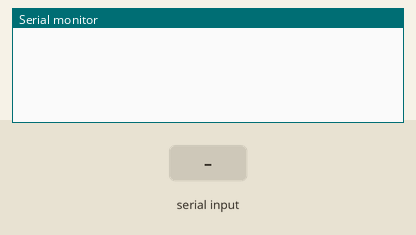
This sketch was run on a simulated Arduino Uno, built with avr-gcc and run on an emulated ATmega328P. Shown: the last lines printed to the serial monitor. The test bench sets the inputs (shaded band).

Above: at 1.2 s.
1.3 s: "list\n" received over Serial
At 2.5 s:
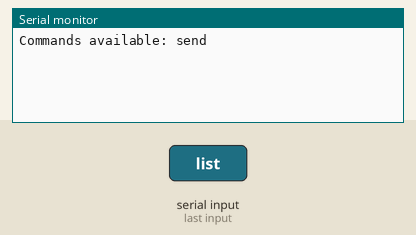
2.8 s: byte 10 ('\n') received over Serial
At 3.9 s:
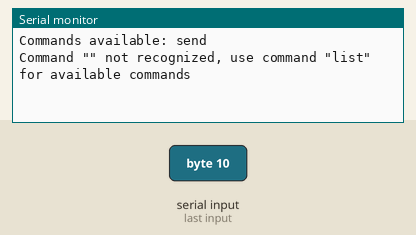
4.3 s: "send\n" received over Serial
At 5.1 s:
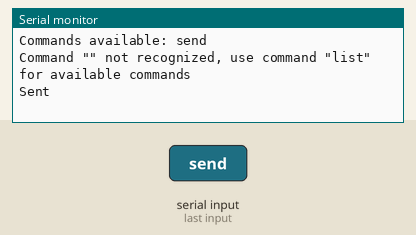

Measured:
- after the input at 1.3 s, the serial monitor: prints a new line at once (image 1)
- after the input at 2.8 s, the serial monitor: prints a new line at once (image 2)
- after the input at 4.3 s, the serial monitor: prints a new line at once (image 3)

The sketch:

listener.ino
```cpp
// listener.ino

String command;

void setup(){
    Serial.begin(115200);
}

void loop(){
    if(Serial.available()){
        char c = Serial.read();
        if( c == '\n'){
            parseCommand(command);
            command = "";
        } else {
            command += c;
        }
    }
}

void parseCommand(String com){
    if ( com == "list" ){
        // List available commands
        Serial.print("Commands available: ");
        Serial.print("send ");
        Serial.println();
    } else if ( com == "send" ){
        // Send readings
        Serial.write("Sent");
        Serial.write("\r\n");
    } else {
        // Fail
        Serial.print("Command \"");
        Serial.print(com);
        Serial.print("\" not recognized, use command \"list\" for available commands");
        Serial.println();
    }

}
```
